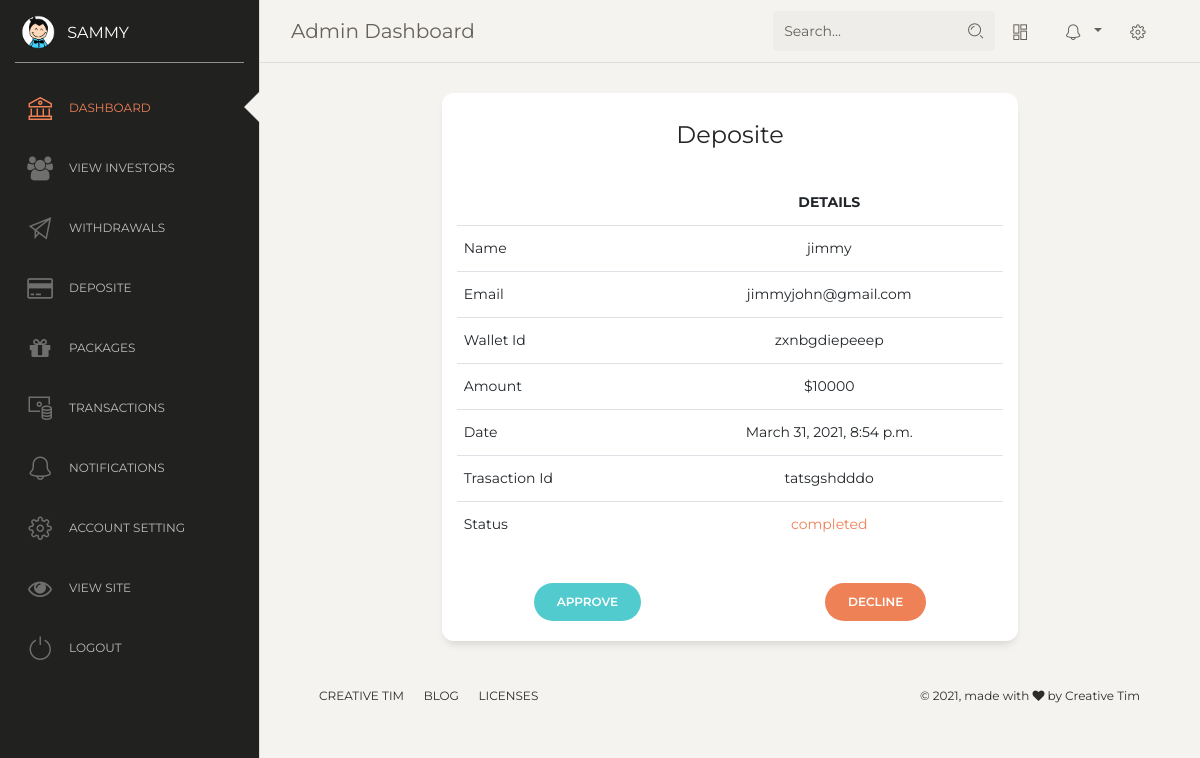
The page /super/admin/deposite/2 (signed in) on the database its author committed.
### panel/models.py (models this page shows, shortened)
class Investors(AbstractBaseUser):
	email       = models.EmailField(verbose_name='email', max_length=60, unique=True )
	username    = models.CharField(max_length=30, unique=True)
	full_name    = models.CharField(max_length=30 ,blank=True, null= True)
	date_joined = models.DateTimeField(verbose_name='date joined', auto_now_add=True)
	last_login  = models.DateTimeField(verbose_name='last login', auto_now=True)
	is_admin    = models.BooleanField(default=False)
	is_staff    = models.BooleanField(default=False)
	is_active   = models.BooleanField(default=True)
	is_superuser = models.BooleanField(default=False)
	profile_image = models.ImageField(blank=True, null=True, default='logo-small.png', upload_to='profile')
	phone = models.CharField(max_length=60, blank=True, null=True)
	wallet_id = models.CharField(max_length=60, blank=True, null=True)
	ref_code = models.CharField(max_length=60, blank=True, null=True, unique=True)
	refferal = models.IntegerField(default=0)
	balance = models.IntegerField(default=0)
	package = models.ForeignKey('Packages', on_delete  = models.CASCADE,blank=True,null=True)
	USERNAME_FIELD = 'email'
	REQUIRED_FIELDS = ['username']
	objects = MyAccountManager()
	class Meta:
			ordering = ['-date_joined']

class Deposite(models.Model):
	STATUS = (
		("pending","pending"),
		("completed","completed"),
		("decline","decline"),
	)
	Investor = models.ForeignKey('Investors', on_delete  = models.CASCADE)
	date = models.DateTimeField(auto_now_add=True)
	amount = models.IntegerField()
	trans_id = models.CharField(max_length=100,blank=True,null=True)
	status = models.CharField(max_length=15, choices=STATUS)
	class Meta:
			ordering = ['-date']

### panel/views.py (the view)
# urls.py: path('admin/deposite/<int:pk>', views.deposite_deteail, name="admin-deposite-deteail"),
@manager_required
def deposite_deteail(request, pk):
	deposite = get_object_or_404(Deposite, pk=pk)
	return render(request, "admin/transaction-detail.html",{"obj":deposite})

### templates/admin/transaction-detail.html (shortened to what this page needs)
{% extends 'admin/main.html' %}
{% load static %}
{% block content %}
<div class="content">
    <div class="row">
      <div class="col-md-8 ml-auto mr-auto">
        <div class="card card-upgrade">
          <div class="card-header text-center">
            <h4 class="card-title"> Deposite</h3>
          </div>
          <div class="card-body">
            <div class="table-responsive table-upgrade">
              <table class="table">
                <thead>
                  <th></th>
                  <th class="text-center">Details</th>
                </thead>
                <tbody>
                  <tr>
                    <td>Name</td>
                    <td class="text-center">{{ obj.Investor.username }}</td>
                  </tr>
                  <tr>
                    <td>Email</td>
                    <td class="text-center">{{ obj.Investor.email }}</td>
                  </tr>
                  <tr>
                    <td>Wallet Id</td>
                    <td class="text-center">{{ obj.Investor.wallet_id }}</td>
                  </tr>
                  <tr>
                    <td>Amount</td>
                    <td class="text-center">${{ obj.amount }}</td>
                  </tr>
                  <tr>
                    <td>Date</td>
                    <td class="text-center">{{ obj.date }}</td>
                  </tr>
                  <tr>
                    <td>Trasaction Id</td>
                    <td class="text-center">{{ obj.trans_id }}</td>
                  </tr>
                  <tr>
                    <td>Status</td>
                    <td class="text-center {% if obj.status == 'pending'  %} text-warning {% elif obj.status == 'sucessfull' %} text-primary {% else %} text-danger {% endif %} ">{{ obj.status }}</td>
                  </tr>
                </tbody>
              </table>
            </div>
            <div class="row">
                <div class="update ml-auto mr-auto">
                  {% if obj.status == "pending" %}
                  <form id="DepoComfim" action="/admin/deposite/accept/" method="post">
                      {% csrf_token %}
                      <input id="depuser" type="hidden" name="users" value="{{ obj.Investor.ref_code }}">
                      <input id="depoId"  type="hidden" name="date" value="{{ obj.id }}">
                      <input  type="submit" href="#"  class="btn btn-primary btn-round "  value="Approve"  >
                  </form>
                  {% else %}
                  <button  type="button"   class="btn btn-primary btn-round disable">Approve</button>
                  {% endif %}
                </div>
                <div class="update ml-auto mr-auto">
                  {% if obj.status == "pending" %}
                  <form id="depoDeclineForm" action="/admin/deposite/decline/" method="post">
                    {% csrf_token %}
                    <input id="depodecline" type="hidden" name="users" value="{{ obj.Investor.ref_code }}">
                    <input id="depodeclinepk"  type="hidden" name="pk" value="{{ obj.id }}">
                    <input  type="submit" href="#"  class="btn btn-danger btn-round "  value="Decline"  >
                  </form>
                  {% else %}
                  <button  type="button"   class="btn btn-danger btn-round disable">Decline</button>
                  {% endif %}
                </div>
          </div>
        </div>
      </div>
    </div>
  </div>
  <footer class="footer footer-black  footer-white ">
    <div class="container-fluid">
      <div class="row">
        <nav class="footer-nav">
          <ul>
            <li><a href="https://www.creative-tim.com" target="_blank">Creative Tim</a></li>
            <li><a href="https://www.creative-tim.com/blog" target="_blank">Blog</a></li>
            <li><a href="https://www.creative-tim.com/license" target="_blank">Licenses</a></li>
          </ul>
        </nav>
        <div class="credits ml-auto">
          <span class="copyright">
            © , made with <i class="fa fa-heart heart"></i> by Creative Tim
          </span>
        </div>
      </div>
    </div>
  </footer>
</div>
    {% endblock  %}

### templates/admin/main.html (shortened to what this page needs)
{% load static %}
<!DOCTYPE html>
<html lang="en">
<head>
  <link href="https://maxcdn.bootstrapcdn.com/font-awesome/latest/css/font-awesome.min.css" rel="stylesheet">
  <link href="{% static 'css/bootstrap.min.css' %}" rel="stylesheet" />
  <link href="{% static 'css/paperdas.css' %}" rel="stylesheet" />
  <link href="{% static 'demo/demo.css' %}" rel="stylesheet" />
</head>
<body class="">
  <div class="wrapper ">
    <div class="sidebar" data-color="black" data-active-color="danger">
      <div class="logo">
        <a href="#" class="simple-text logo-mini">
          <div class="logo-image-small">
            <img src="{% static 'img/logo-small.png' %}">
          </div>
        </a>
        <a href="#" class="simple-text logo-normal">
          {{ user.username }}
        </a>
      </div>
      <div class="sidebar-wrapper">
        <ul class="nav">
          <li class="active ">
            <a href="{% url 'dashboard' %}">
              <i class="nc-icon nc-bank"></i>
              <p>Dashboard</p>
            </a>
          </li>
          <li>
            <a href="{% url 'users' %}">
              <i class="fa fa-users"></i>
              <p>view investors</p>
            </a>
          </li>
          <li>
            <a href="{% url 'admin-withdraw' %}">
              <i class="nc-icon nc-send"></i>
              <p>Withdrawals</p>
            </a>
          </li>
          <li>
            <a href="{% url 'admin-deposite' %}">
              <i class="fa fa-credit-card"></i>
              <p>Deposite</p>
            </a>
          </li>
          <li>
            <a href="{% url 'admin-package' %}">
              <i class="fa fa-gift"></i>
              <p>Packages</p>
            </a>
          </li>
          <li>
            <a href="{% url 'admin-transaction' %}">
                <i class="nc-icon nc-money-coins"></i>
              <p>Transactions</p>
            </a>
          </li>
          <li>
            <a href="{% url 'message' %}">
              <i class="nc-icon nc-bell-55"></i>
              <p>Notifications</p>
            </a>
          </li>
          <li>
            <a href="#">
              <i class="nc-icon nc-settings-gear-65"></i>
              <p>Account setting</p>
            </a>
          </li>
          <li>
            <a href="{% url  'user-dashboard' %}">
              <i class="fa fa-eye" ></i>
              <p>view site</p>
            </a>
          </li>
          <li>
            <a href="{% url 'dashboard-logout' %}">
              <i class="nc-icon nc-button-power"></i>
              <p>logout</p>
            </a>
          </li>
        </ul>
      </div>
    </div>
    <div class="main-panel">
      <nav class="navbar navbar-expand-lg navbar-absolute fixed-top navbar-transparent">
        <div class="container-fluid">
          <div class="navbar-wrapper">
            <a class="navbar-brand" href="javascript:;">Admin Dashboard</a>
          </div>
          <div class="collapse navbar-collapse justify-content-end" id="navigation">
            <form>
              <div class="input-group no-border">
                <input type="text" value="" class="form-control" placeholder="Search...">
                <div class="input-group-append">
                  <div class="input-group-text">
                    <i class="nc-icon nc-zoom-split"></i>
                  </div>
                </div>
              </div>
            </form>
            <ul class="navbar-nav">
              <li class="nav-item">
                <a class="nav-link btn-magnify" href="javascript:;">
                  <i class="nc-icon nc-layout-11"></i>
                </a>
              </li>
              <li class="nav-item btn-rotate dropdown">
                <a class="nav-link dropdown-toggle" href="http://example.com" id="navbarDropdownMenuLink" data-toggle="dropdown" aria-haspopup="true" aria-expanded="false">
                  <i class="nc-icon nc-bell-55"></i>
                </a>
              </li>
              <li class="nav-item">
                <a class="nav-link btn-rotate" href="javascript:;">
                  <i class="nc-icon nc-settings-gear-65"></i>
                </a>
              </li>
            </ul>
          </div>
        </div>
      </nav>
      {% block content %} {% endblock %}
    </div>
  </div>
</body>
</html>

### rows shown on the page
Investors: username "SAMMY"
Deposite: Investor.username "jimmy", Investor.email "jimmyjohn@gmail.com", Investor.wallet_id "zxnbgdiepeeep", amount "10000", date "March 31, 2021, 8:54 p.m.", trans_id "tatsgshdddo", status "completed"
